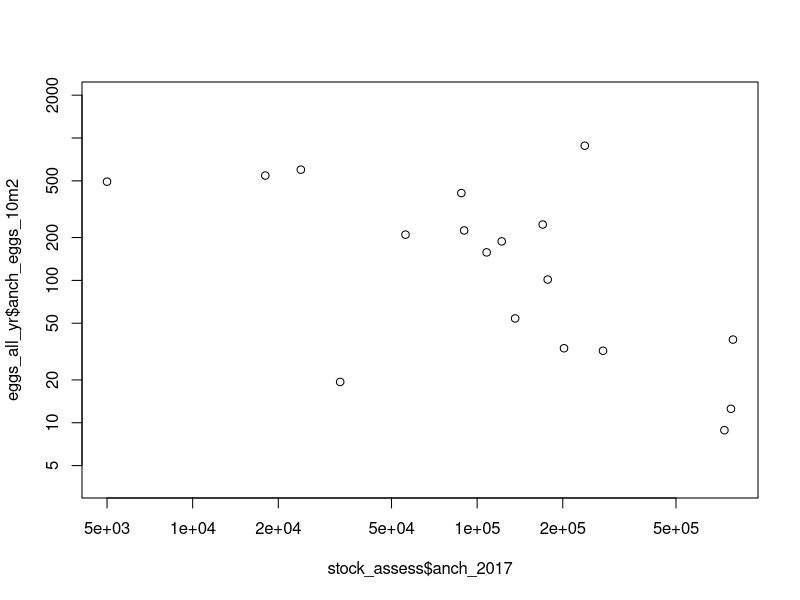
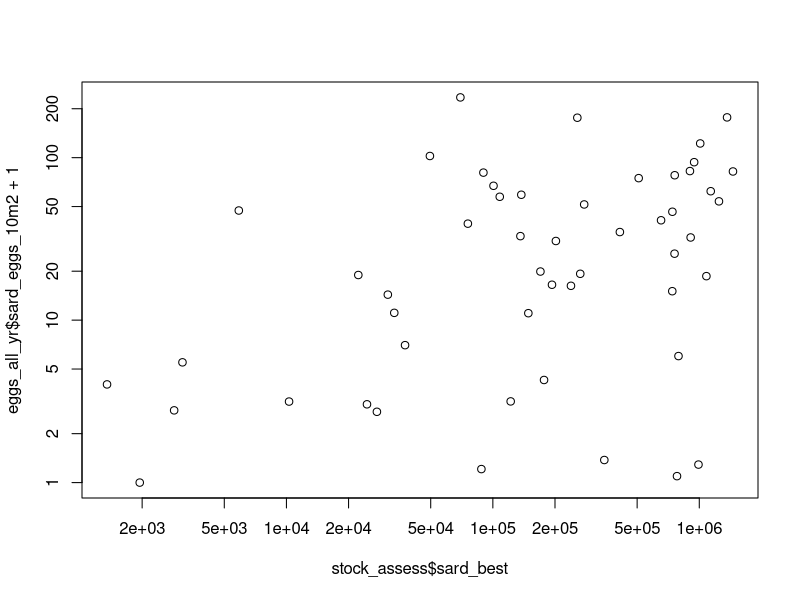
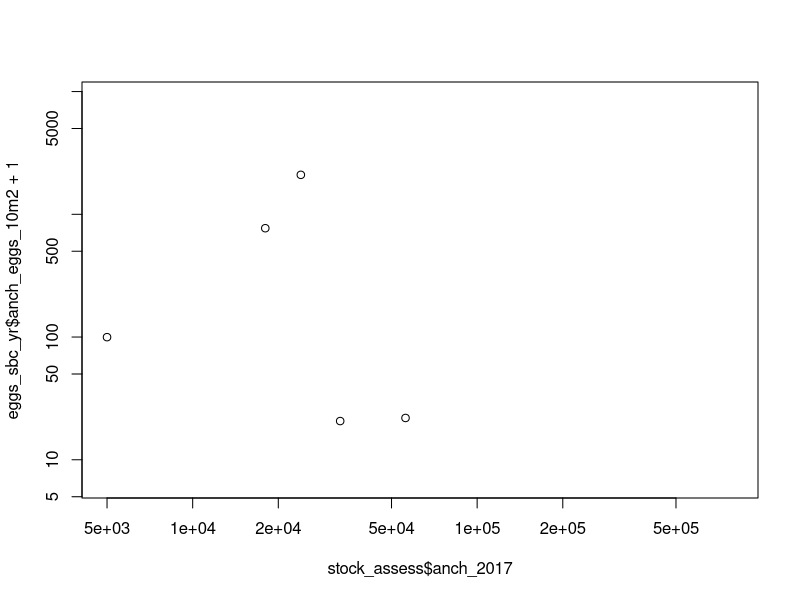
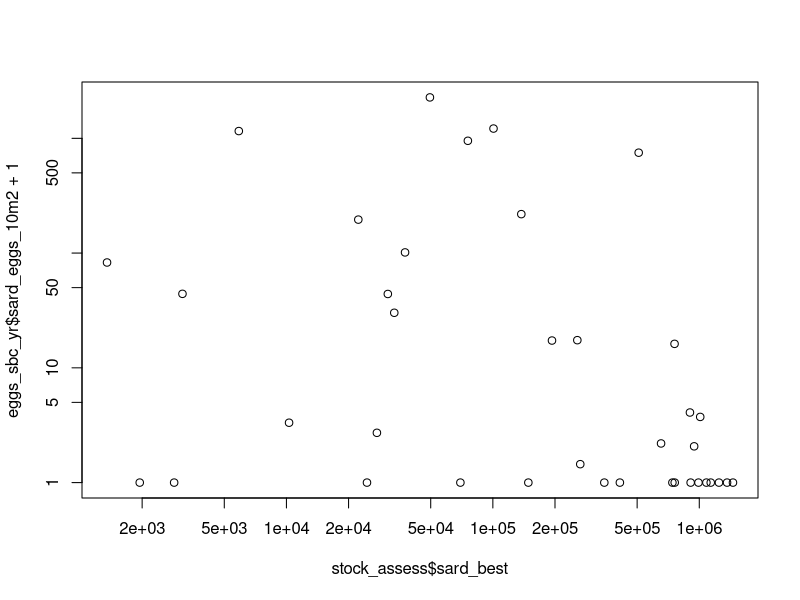
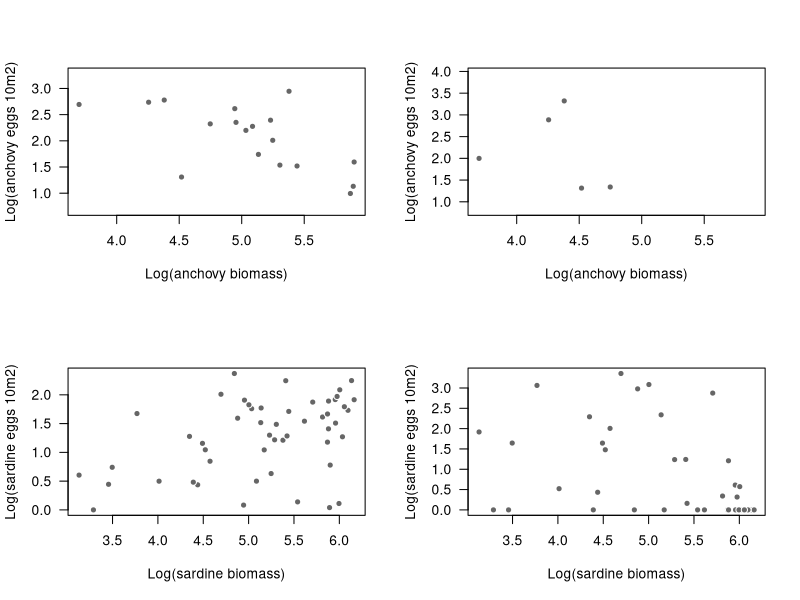

Write the R code that produced these figures, in order.


setwd("~/Documents/R/Github/calcofi_spf/data")

### load aggregated CalCOFI egg data
eggs_all_yr <- read.csv('eggs_all_yr.csv')
eggs_sbc_yr <- read.csv('eggs_sbc_yr.csv')

### load stock assessment output
stock_assess_meta <- read.csv('assessment_output.csv',nrows=5)

stock_assess <- read.csv('assessment_output.csv',skip=5,nrows=68)
names(stock_assess) <- c('year',
                         'sard_best',
                         'sard_2020',
                         'sard_2009',
                         'sard_1991',
                         'anch_2017')

### correlation analysis

### 1 - stock versus core CalCOFI region
# anchovy
cor.test(stock_assess$anch_2017,eggs_all_yr$anch_eggs_10m2,method='spearman')
plot(stock_assess$anch_2017,eggs_all_yr$anch_eggs_10m2,log='xy')
# sardine
cor.test(stock_assess$sard_best,eggs_all_yr$sard_eggs_10m2,method='spearman')
plot(stock_assess$sard_best,eggs_all_yr$sard_eggs_10m2+1,log='xy')

### 2- stock versus Santa Barbara Channel (SBC)
# anchovy
cor.test(stock_assess$anch_2017,eggs_sbc_yr$anch_eggs_10m2,method='spearman')
plot(stock_assess$anch_2017,eggs_sbc_yr$anch_eggs_10m2+1,log='xy')
# sardine
cor.test(stock_assess$sard_best,eggs_sbc_yr$sard_eggs_10m2,method='spearman')
plot(stock_assess$sard_best,eggs_sbc_yr$sard_eggs_10m2+1,log='xy')



### combined plot
par(mfrow=c(2,2))
plot(log(stock_assess$anch_2017,base=10),
     log(eggs_all_yr$anch_eggs_10m2+1,base=10),
     xlab='Log(anchovy biomass)',
     ylab='Log(anchovy eggs 10m2)',
     pch=21, las=1, col='white',bg='gray40')

plot(log(stock_assess$anch_2017,base=10),
     log(eggs_sbc_yr$anch_eggs_10m2+1,base=10),
     xlab='Log(anchovy biomass)',
     ylab='Log(anchovy eggs 10m2)',
     pch=21, las=1, col='white',bg='gray40')

plot(log(stock_assess$sard_best,base=10),
     log(eggs_all_yr$sard_eggs_10m2+1,base=10),
     xlab='Log(sardine biomass)',
     ylab='Log(sardine eggs 10m2)',
     pch=21, las=1, col='white',bg='gray40')

plot(log(stock_assess$sard_best,base=10),
     log(eggs_sbc_yr$sard_eggs_10m2+1,base=10),
     xlab='Log(sardine biomass)',
     ylab='Log(sardine eggs 10m2)',
     pch=21, las=1, col='white',bg='gray40')



### interpolating maps for 10 years with highest biomass versus 10 years with lowest
anch_order <- order(stock_assess$anch_2017,decreasing = T)
sard_order <- order(stock_assess$sard_best,decreasing = T)

stock_assess$year[anch_order]
stock_assess$year[sard_order]
